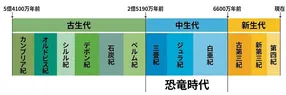
#> input picture images/topics/dinosaur_timeline.webp, 286 x 95 px, shrunk from 1024 x 339 before the run, found by its file name
$ python check_alpha.py
#> lines starting #> are read from the running program, lines starting #| are printed output that depends on the picture
from PIL import Image
import os

def check_alpha(path):
    try:
        img = Image.open(path)
#> img is the input picture: PIL image 286x95 RGB; mean R, G, B 172.7, 200.5, 180.5
        print(f"\n--- Alpha Channel Check for {os.path.basename(path)} ---")
        print(f"Mode: {img.mode}")
#| Mode: RGB
        if 'A' in img.mode or img.mode == 'RGBA':
            # Check if there are actual transparent pixels
            extrema = img.getextrema()
            # If the mode is RGBA, extrema has 4 tuples (min, max) for R, G, B, A
            alpha_extrema = extrema[3]
            print(f"Alpha range: {alpha_extrema}")
            if alpha_extrema[0] < 255:
                print(">>> Image has transparent pixels!")
            else:
                print(">>> Image is fully opaque (all alpha pixels are 255).")
        else:
            print(">>> Image has no alpha channel (fully opaque).")
    except Exception as e:
        print(f"Failed to check {path}: {e}")

if __name__ == '__main__':
    check_alpha('/Users/kosako/kaihatsu/dinosaurs website/images/topics/dinosaur_timeline.webp')
    check_alpha('/Users/kosako/kaihatsu/dinosaurs website/images/topics/trex_small_arms.webp')
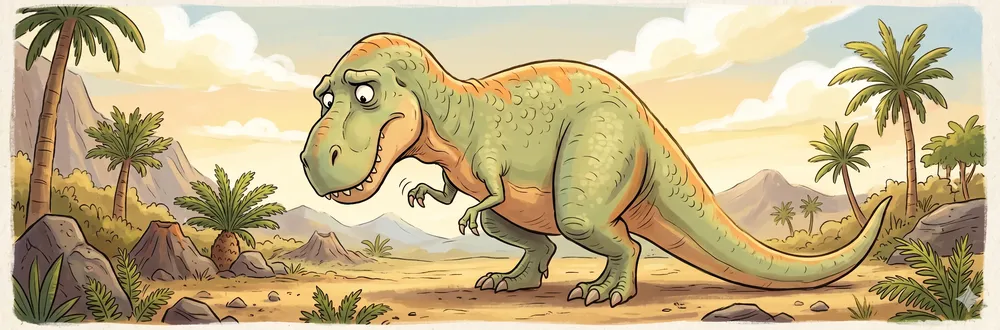
#> input picture images/topics/trex_small_arms.webp, 1000 x 330 px, shrunk from 3584 x 1184 before the run, found by its file name
#> in check_alpha, img is the input picture: PIL image 1000x330 RGB; mean R, G, B 196.2, 178.4, 137.3
#| Mode: RGB
    check_alpha('/Users/kosako/kaihatsu/dinosaurs website/images/allosaurus.webp')
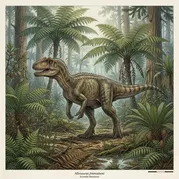
#> input picture images/allosaurus.webp, 179 x 179 px, shrunk from 640 x 640 before the run, found by its file name
#> in check_alpha, img is the input picture: PIL image 179x179 RGB; mean R, G, B 121.6, 122.9, 101.8
#| Mode: RGB
